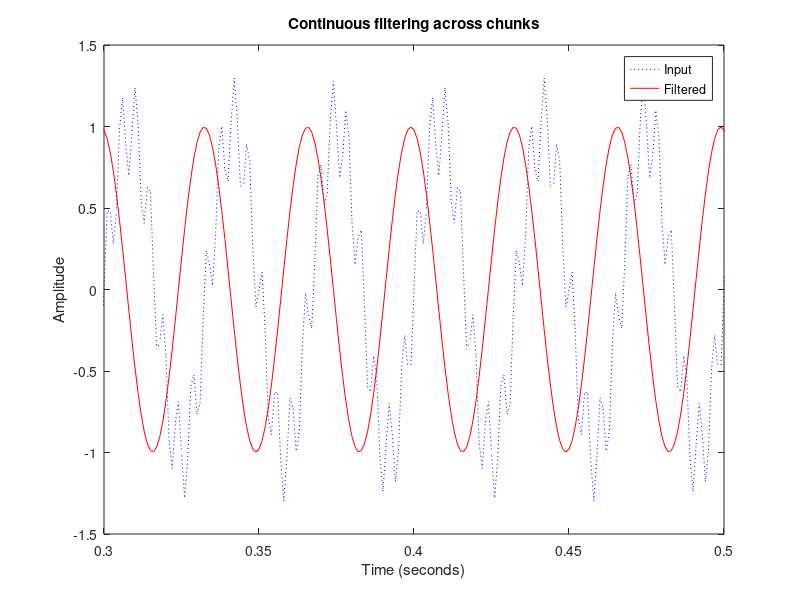

Write MATLAB code to recreate this figure.
% Carry filter state across two chunks of two-channel data.
fs = 1000;
t = (0:999)' / fs;
x = [sin(2*pi*30*t) + 0.3*sin(2*pi*220*t), cos(2*pi*45*t)];
b = fir1(48,100/(fs/2));
[samples,channels] = size(x);

[first,state] = filter(b,1,x(1:400,:));
[second,state] = filter(b,1,x(401:end,:),state);
streamed = [first;second];
whole = filter(b,1,x);
chunk_error = max(abs(whole-streamed))

plot(t,x(:,1),'b:',t,streamed(:,1),'r-');
title('Continuous filtering across chunks');
xlabel('Time (seconds)'); ylabel('Amplitude');
legend('Input','Filtered'); xlim([0.3 0.5]);
% Chunk boundary: 0.4 seconds. State prevents a restart transient.
